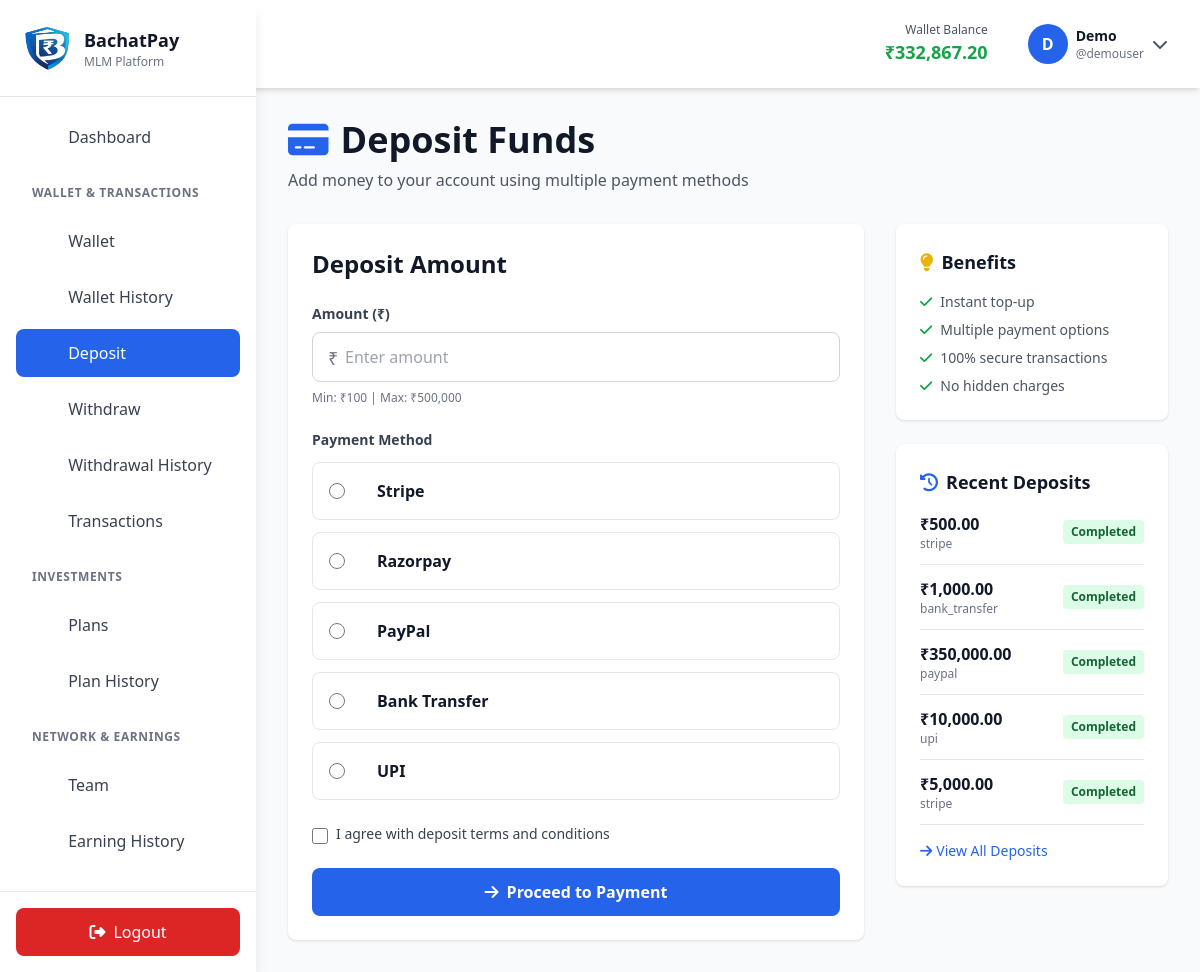
The page /deposit.php (signed in) on the database its author committed.
### tables this page shows
CREATE TABLE `users` (
  `user_id` int(11) NOT NULL,
  `username` varchar(50) NOT NULL,
  `email` varchar(100) NOT NULL,
  `password` varchar(255) NOT NULL,
  `sponsor_id` int(11) DEFAULT NULL,
  `first_name` varchar(50) DEFAULT NULL,
  `last_name` varchar(50) DEFAULT NULL,
  `phone` varchar(15) DEFAULT NULL,
  `city` varchar(50) DEFAULT NULL,
  `state` varchar(50) DEFAULT NULL,
  `bank_account` varchar(20) DEFAULT NULL,
  `bank_name` varchar(100) DEFAULT NULL,
  `ifsc_code` varchar(20) DEFAULT NULL,
  `wallet_balance` decimal(15,2) DEFAULT 0.00,
  `total_cashback_earned` decimal(15,2) DEFAULT 0.00,
  `total_commission_earned` decimal(15,2) DEFAULT 0.00,
  `total_downline_business` decimal(15,2) DEFAULT 0.00,
  `active_investment` decimal(15,2) DEFAULT 0.00,
  `registration_date` timestamp NOT NULL DEFAULT current_timestamp(),
  `last_login` datetime DEFAULT NULL,
  `status` enum('active','inactive','suspended') DEFAULT 'active',
  `role` enum('user','admin') DEFAULT 'user',
  `reset_token` varchar(255) DEFAULT NULL,
  `reset_expires` datetime DEFAULT NULL
);

CREATE TABLE `deposits` (
  `deposit_id` int(11) NOT NULL,
  `user_id` int(11) NOT NULL,
  `amount` decimal(15,2) NOT NULL,
  `payment_gateway` varchar(50) DEFAULT NULL COMMENT 'stripe, paypal, razorpay, etc',
  `transaction_id` varchar(100) DEFAULT NULL,
  `description` varchar(255) DEFAULT NULL,
  `status` enum('pending','completed','failed','cancelled') DEFAULT 'pending',
  `deposited_at` datetime DEFAULT NULL,
  `created_at` timestamp NOT NULL DEFAULT current_timestamp()
);

### includes/db.php (called while the page is built, shortened)
<?php
require_once __DIR__ . '/config.php';
function isLoggedIn() {
    return isset($_SESSION['user_id']) && !empty($_SESSION['user_id']);
}
function getCurrentUser() {
    global $pdo;
    try {
        $stmt = $pdo->prepare('SELECT * FROM users WHERE user_id = ? AND status = "active"');
        $stmt->execute([$_SESSION['user_id']]);
        return $stmt->fetch();
    } catch (PDOException $e) {
        error_log('Error fetching user: ' . $e->getMessage());
        return null;
    }
}
?>

### includes/functions.php (called while the page is built, shortened)
<?php
require_once __DIR__ . '/config.php';
require_once __DIR__ . '/db.php';
function formatCurrency($amount) {
    return '₹' . number_format($amount, 2);
}
?>

### deposit.php (the view, shortened to what this page needs)
<?php
require_once __DIR__ . '/includes/config.php';
require_once __DIR__ . '/includes/db.php';
require_once __DIR__ . '/includes/functions.php';
$user = getCurrentUser();
$stmt = $pdo->prepare('SELECT * FROM deposits WHERE user_id = ? ORDER BY created_at DESC LIMIT 5');
$stmt->execute([$user['user_id']]);
$recent_deposits = $stmt->fetchAll();
$currentPage = 'deposit';
?>
<!DOCTYPE html>
<html lang="en">
<head>
    <script src="https://cdn.tailwindcss.com"></script>
    <link rel="stylesheet" href="https://cdnjs.cloudflare.com/ajax/libs/font-awesome/6.4.0/css/all.min.css">
</head>
<body class="bg-gray-50">
    <?php require __DIR__ . '/includes/navbar.php'; ?>
    <div class="lg:ml-64 px-4 sm:px-6 lg:px-8 py-8">
        <div class="mb-8">
            <h1 class="text-4xl font-bold text-gray-900 mb-2">
                <i class="fas fa-credit-card text-blue-600 mr-3"></i>Deposit Funds
            </h1>
            <p class="text-gray-600">Add money to your account using multiple payment methods</p>
        </div>
        <div class="grid grid-cols-1 lg:grid-cols-3 gap-8">
            <div class="lg:col-span-2">
                <div class="bg-white rounded-lg shadow p-6">
                    <h2 class="text-2xl font-bold text-gray-900 mb-6">Deposit Amount</h2>
                    <form method="POST" action="">
                        <div class="mb-6">
                            <label class="block text-sm font-semibold text-gray-700 mb-2">Amount (₹)</label>
                            <div class="relative">
                                <span class="absolute left-4 top-3 text-gray-500 text-lg">₹</span>
                                <input type="number" name="amount" step="0.01" min="100" max="500000" required
                                    placeholder="Enter amount" class="w-full pl-8 pr-4 py-3 border border-gray-300 rounded-lg focus:ring-2 focus:ring-blue-500"
                                    oninput="updatePreview()">
                            </div>
                            <p class="text-xs text-gray-500 mt-2">Min: ₹100 | Max: ₹500,000</p>
                        </div>
                        <div class="mb-6">
                            <label class="block text-sm font-semibold text-gray-700 mb-3">Payment Method</label>
                            <div class="space-y-3">
                                <?php $gateways = [
                                    'stripe' => ['name' => 'Stripe', 'icon' => 'fas-credit-card', 'color' => 'blue'],
                                    'razorpay' => ['name' => 'Razorpay', 'icon' => 'fas-rupee-sign', 'color' => 'blue'],
                                    'paypal' => ['name' => 'PayPal', 'icon' => 'fas-paypal', 'color' => 'blue'],
                                    'bank_transfer' => ['name' => 'Bank Transfer', 'icon' => 'fas-building', 'color' => 'gray'],
                                    'upi' => ['name' => 'UPI', 'icon' => 'fas-mobile-alt', 'color' => 'purple'],
                                ];
                                foreach ($gateways as $key => $gateway): ?>
                                <label class="flex items-center p-4 border border-gray-200 rounded-lg cursor-pointer hover:bg-gray-50 transition">
                                    <input type="radio" name="gateway" value="<?php echo $key; ?>" required class="w-4 h-4 text-blue-600">
                                    <span class="font-semibold text-gray-900"><?php echo $gateway['name']; ?></span>
                                </label>
                                <?php endforeach; ?>
                            </div>
                        </div>
                        <div class="mb-6">
                            <label class="flex items-start">
                                <input type="checkbox" name="terms" required class="w-4 h-4 text-blue-600 mt-1">
                                <span class="text-sm text-gray-700 ml-2">
                                    I agree with deposit terms and conditions
                                </span>
                            </label>
                        </div>
                        <button type="submit" class="w-full bg-blue-600 hover:bg-blue-700 text-white font-bold py-3 rounded-lg transition">
                            <i class="fas fa-arrow-right mr-2"></i>Proceed to Payment
                        </button>
                    </form>
                </div>
            </div>
            <div>
                <div class="bg-white rounded-lg shadow p-6 mb-6">
                    <h3 class="text-lg font-bold text-gray-900 mb-4">
                        <i class="fas fa-lightbulb text-yellow-500 mr-2"></i>Benefits
                    </h3>
                    <ul class="space-y-2 text-sm text-gray-600">
                        <li><i class="fas fa-check text-green-600 mr-2"></i>Instant top-up</li>
                        <li><i class="fas fa-check text-green-600 mr-2"></i>Multiple payment options</li>
                        <li><i class="fas fa-check text-green-600 mr-2"></i>100% secure transactions</li>
                        <li><i class="fas fa-check text-green-600 mr-2"></i>No hidden charges</li>
                    </ul>
                </div>
                <div class="bg-white rounded-lg shadow p-6">
                    <h3 class="text-lg font-bold text-gray-900 mb-4">
                        <i class="fas fa-history text-blue-600 mr-2"></i>Recent Deposits
                    </h3>
                    <?php if (empty($recent_deposits)): ?>
                    <p class="text-sm text-gray-500">No deposits yet</p>
                    <?php else: ?>
                    <div class="space-y-3">
                        <?php foreach ($recent_deposits as $dep): ?>
                        <div class="flex justify-between items-center border-b pb-3">
                            <div>
                                <p class="font-semibold text-gray-900"><?php echo formatCurrency($dep['amount']); ?></p>
                                <p class="text-xs text-gray-500"><?php echo $dep['payment_gateway']; ?></p>
                            </div>
                            <span class="px-2 py-1 rounded text-xs font-semibold <?php
                                echo $dep['status'] === 'completed' ? 'bg-green-100 text-green-800' : 'bg-yellow-100 text-yellow-800';
                            ?>">
                                <?php echo ucfirst($dep['status']); ?>
                            </span>
                        </div>
                        <?php endforeach; ?>
                    </div>
                    <a href="deposit-history.php" class="text-blue-600 hover:text-blue-800 text-sm mt-4 inline-block">
                        <i class="fas fa-arrow-right mr-1"></i>View All Deposits
                    </a>
                    <?php endif; ?>
                </div>
            </div>
        </div>
    </div>
</body>
</html>

### includes/navbar.php (shortened to what this page needs)
<?php
if (!function_exists('buildNavbar')) {
    function buildNavbar($currentPage = 'dashboard') {
        global $user;
        $navGroups = [
            'primary' => [
                'label' => null,
                'items' => [
                    'dashboard' => ['icon' => 'fas-home', 'label' => 'Dashboard', 'url' => 'dashboard.php'],
                ]
            ],
            'wallet' => [
                'label' => 'Wallet & Transactions',
                'items' => [
                    'wallet' => ['icon' => 'fas-wallet', 'label' => 'Wallet', 'url' => 'wallet.php'],
                    'wallet-history' => ['icon' => 'fas-history', 'label' => 'Wallet History', 'url' => 'wallet-history.php'],
                    'deposit' => ['icon' => 'fas-plus-circle', 'label' => 'Deposit', 'url' => 'deposit.php'],
                    'payout' => ['icon' => 'fas-arrow-up', 'label' => 'Withdraw', 'url' => 'payout.php'],
                    'payout-history' => ['icon' => 'fas-history', 'label' => 'Withdrawal History', 'url' => 'payout-history.php'],
                    'transactions' => ['icon' => 'fas-exchange-alt', 'label' => 'Transactions', 'url' => 'transactions.php'],
                ]
            ],
            'investments' => [
                'label' => 'Investments',
                'items' => [
                    'investment-plans' => ['icon' => 'fas-chart-bar', 'label' => 'Plans', 'url' => 'investment-plans.php'],
                    'plan-history' => ['icon' => 'fas-history', 'label' => 'Plan History', 'url' => 'plan-history.php'],
                ]
            ],
            'network' => [
                'label' => 'Network & Earnings',
                'items' => [
                    'team' => ['icon' => 'fas-sitemap', 'label' => 'Team', 'url' => 'team.php'],
                    'earning-history' => ['icon' => 'fas-chart-line', 'label' => 'Earning History', 'url' => 'earning-history.php'],
                ]
            ],
            'achievements' => [
                'label' => 'Achievements',
                'items' => [
                    'badges' => ['icon' => 'fas-trophy', 'label' => 'Badges', 'url' => 'badges.php'],
                ]
            ],
            'account' => [
                'label' => 'Account',
                'items' => [
                    'settings' => ['icon' => 'fas-cogs', 'label' => 'Settings', 'url' => 'settings.php'],
                    'support-tickets' => ['icon' => 'fas-headset', 'label' => 'Support', 'url' => 'support-tickets.php'],
                ]
            ],
        ];
        return [
            'groups' => $navGroups,
            'current' => $currentPage,
            'user' => $user
        ];
    }
}
?>
<div id="sidebar" class="fixed left-0 top-0 h-screen w-64 bg-white shadow-lg z-50 transform -translate-x-full lg:translate-x-0 transition-transform duration-300">
    <div class="p-6 border-b">
        <div class="flex items-center space-x-3">
            <img src="../assets/images/logos/logo.png" alt="Bachat Pay Logo" class="w-12 h-12">
            <div>
                <h1 class="text-lg font-bold text-gray-900">BachatPay</h1>
                <p class="text-xs text-gray-500">MLM Platform</p>
            </div>
        </div>
    </div>
    <nav class="p-4 space-y-2 overflow-y-auto scrollbar-thin max-h-[calc(100vh-180px)]">
        <?php
        $navbar = buildNavbar($currentPage ?? 'dashboard');
        foreach ($navbar['groups'] as $groupKey => $group):
        ?>
            <?php if ($group['label']): ?>
                <div class="px-4 pt-4 pb-2">
                    <p class="text-xs font-semibold text-gray-500 uppercase tracking-wider"><?php echo $group['label']; ?></p>
                </div>
            <?php endif; ?>
            <?php foreach ($group['items'] as $key => $item):
                $isActive = $navbar['current'] === $key;
            ?>
                <a href="<?php echo $item['url']; ?>"
                   class="block px-4 py-3 rounded-lg transition <?php echo $isActive ? 'bg-blue-600 text-white' : 'text-gray-700 hover:bg-gray-100'; ?>">
                    <span><?php echo $item['label']; ?></span>
                </a>
            <?php endforeach; ?>
        <?php endforeach; ?>
    </nav>
    <div class="absolute bottom-0 w-full p-4 border-t">
        <a href="logout.php" class="block w-full px-4 py-3 bg-red-600 text-white rounded-lg text-center font-medium hover:bg-red-700 transition">
            <i class="fas fa-sign-out-alt mr-2"></i>Logout
        </a>
    </div>
</div>
<nav class="bg-white shadow-md sticky top-0 z-30">
    <div class="p-4 flex justify-between items-center">
        <div class="flex items-center space-x-4">
            <div class="hidden sm:block">
                <h2 class="text-sm font-bold text-gray-900">Dashboard</h2>
                <p class="text-xs text-gray-500">MLM Financial Management</p>
            </div>
        </div>
        <div class="flex items-center space-x-6">
            <div class="hidden md:block text-right">
                <p class="text-xs text-gray-600">Wallet Balance</p>
                <p class="text-lg font-bold text-green-600"><?php echo formatCurrency($user['wallet_balance'] ?? 0); ?></p>
            </div>
            <div class="relative group">
                <button class="flex items-center space-x-2 px-4 py-2 rounded-lg hover:bg-gray-100 transition">
                    <div class="w-10 h-10 bg-blue-600 text-white rounded-full flex items-center justify-center font-bold">
                        <?php echo strtoupper(substr($user['username'] ?? 'U', 0, 1)); ?>
                    </div>
                    <div class="hidden sm:block text-left">
                        <p class="text-sm font-bold text-gray-900"><?php echo htmlspecialchars($user['first_name'] ?? $user['username'] ?? 'User'); ?></p>
                        <p class="text-xs text-gray-500">@<?php echo htmlspecialchars($user['username'] ?? 'user'); ?></p>
                    </div>
                    <i class="fas fa-chevron-down text-gray-600"></i>
                </button>
            </div>
        </div>
    </div>
</nav>

### rows shown on the page
users: wallet_balance "₹332,867.20", username "D", first_name "Demo", username "demouser"
deposits: amount "₹500.00", payment_gateway "stripe", status "Completed"
deposits: amount "₹1,000.00", payment_gateway "bank_transfer", status "Completed"
deposits: amount "₹350,000.00", payment_gateway "paypal", status "Completed"
deposits: amount "₹10,000.00", payment_gateway "upi", status "Completed"
deposits: amount "₹5,000.00", payment_gateway "stripe", status "Completed"

### other values the page prints
$item['label'] "Dashboard"
$group['label'] "WALLET & TRANSACTIONS"
$item['label'] "Wallet"
$item['label'] "Wallet History"
$item['label'] "Deposit"
$item['label'] "Withdraw"
$item['label'] "Withdrawal History"
$item['label'] "Transactions"
$group['label'] "INVESTMENTS"
$item['label'] "Plans"
$item['label'] "Plan History"
$group['label'] "NETWORK & EARNINGS"
$item['label'] "Team"
$item['label'] "Earning History"
$gateway['name'] "Stripe"
